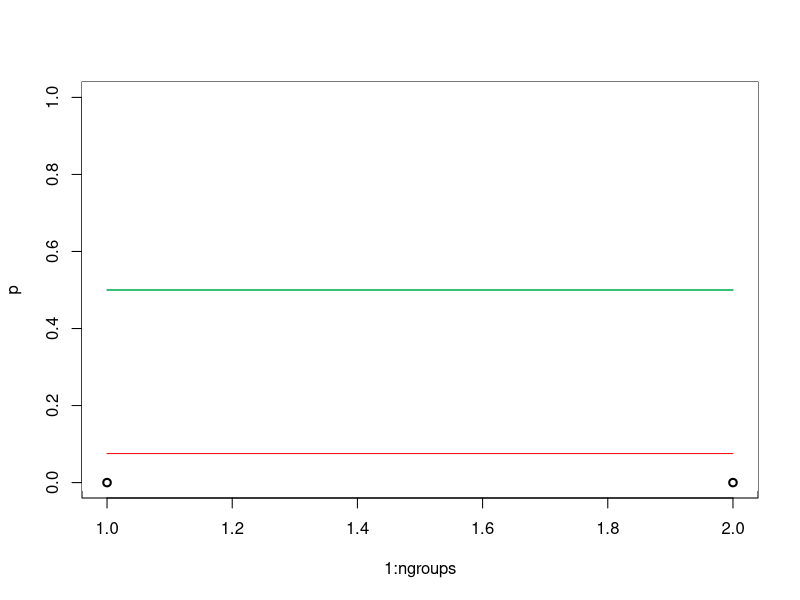
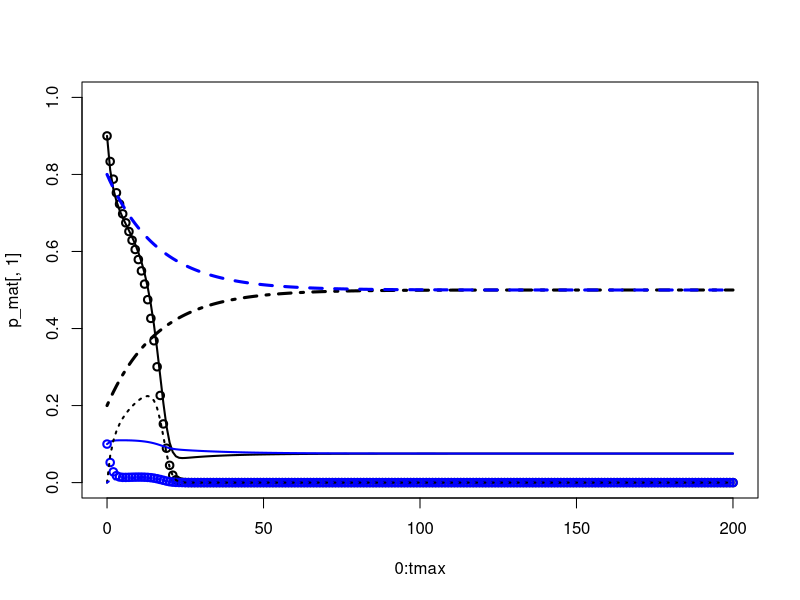

These charts were generated, in order, by the following R code:


feet_marker_sim <- function(
    tmax=1000,
    ngroups=2 ,
    d=0.1, #coordination benefit
    g=0.1, #extra coordination benefit among mutualists
    h=0.1, #mis-coordination cost for mutualists
    a=0.9, #probability of assorting on marker
    m0=0.01, #base proportion of each group that migrates
    mu=0.5, #mean-payoff bias in migration decisions
    s=c(0.5, 0.5), #proportion of total population in each group
    init_p=c(0.55,0.45), #intial proportion of behavior 0 in each group
    init_q=c(0.51,0.49), #intial proportion of marker 0 in each group 
    draw=TRUE ) {


    #tmax <- 100
    #ngroups <- 2
    #d <- 0.1 #coordination benefit
    #g <- 0 #extra coordination benefit among mutualists
    #h <- 0 #mis-coordination cost for mutualists
    #a <- 0.9 #probability of assorting on marker
    #m0 <- 0.01 #base proportion of each group that migrates
    #mu <- 0 #mean-payoff bias in migration decisions
    #s <- c(0.5, 0.5) #proportion of total population in each group
    #draw <- TRUE



    # init matrix of states
    # x[[k]][i,j] gives frequency of xijk
    xblank <- matrix(0,nrow=2,ncol=2)
    x <- list(xblank)
    for ( i in 1:ngroups ) {
        x[[i]] <- xblank
    }

    # init vector of group-mean fitnesses
    fit <- rep(0, times=ngroups)

    
    # fitness function
    # w0jk = 1-h+(d+g+h)((1-a)*p0k+a*x0jk/qjk)
    # w1jk = 1+d*((1-a)*p1k+a*x1jk/qjk)
    wijk <- function( i , j , k ) {

        i <- i+1 #turn behav and marker indices into matrix indices
        j <- j+1
        
        if (i==1) {
            w <- 1 - h + (d + g + h)*( (1 - a)*(x[[k]][1,1] + x[[k]][1,2]) +
                                        a*x[[k]][1,j]/(x[[k]][1,j] + x[[k]][2,j]) )
        } else {
            w <- 1 + d*( (1 - a)*(x[[k]][2,1] + x[[k]][2,2]) +
                            a*x[[k]][2,j]/(x[[k]][1,j] + x[[k]][2,j]) )
        } #else

        w
    }

    
    # payoff-biased migration function
    mij <- function( i , j ) {
        mij <- m0*( 1 + mu*(fit[j] - fit[i]) )
        mij
    }


    # group index bounding function
    groupindex <- function( k ) {
        k <- ifelse( k > ngroups , 1 , k )
        k <- ifelse( k < 1 , ngroups , k )
        k
    }
    
    #initial frequencies with no linkage
    for ( k in 1:ngroups ) {
        if ( missing(init_p) || missing(init_q) ) {
            p <- runif(1)  
            q <- runif(1)
            x[[k]][1,1] <- p*q
            x[[k]][1,2] <- p*(1-q)
            x[[k]][2,1] <- (1-p)*q
            x[[k]][2,2] <- (1-p)*(1-q)
        } else {
            p <- init_p[k]  
            q <- init_q[k]
            x[[k]][1,1] <- p*q
            x[[k]][1,2] <- p*(1-q)
            x[[k]][2,1] <- (1-p)*q
            x[[k]][2,2] <- (1-p)*(1-q) 
        } #else
    }


    #initialize matrices to hold p, q, D, and s for all groups
    p_mat <- NULL
    q_mat <- NULL
    D_mat <- NULL
    s_mat <- s
    for ( k in 1:ngroups ) {
        p_mat <- cbind(p_mat, x[[k]][1,1] + x[[k]][1,2])
        q_mat <- cbind(q_mat, x[[k]][1,1] + x[[k]][2,1])
        D_mat <- cbind(D_mat, x[[k]][1,1]*x[[k]][2,2] - x[[k]][1,2]*x[[k]][2,1])
    }
    
    print("START")
    print(x)
    
    for ( t in 1:tmax ) {

        xnew <- x 

        # learning
        for( k in 1:ngroups ) {
            w11k <- wijk( 1 , 1 , k )
            w10k <- wijk( 1 , 0 , k )
            w01k <- wijk( 0 , 1 , k )
            w00k <- wijk( 0 , 0 , k )
            wbar <- x[[k]][1,1]*w00k + x[[k]][1,2]*w01k + x[[k]][2,1]*w10k + x[[k]][2,2]*w11k
            xnew[[k]][1,1] <- x[[k]][1,1] * w00k / wbar
            xnew[[k]][1,2] <- x[[k]][1,2] * w01k / wbar
            xnew[[k]][2,1] <- x[[k]][2,1] * w10k / wbar
            xnew[[k]][2,2] <- x[[k]][2,2] * w11k / wbar

            fit[k] <- wbar #save group-mean fitness for later
        } #k

        xnewnew <- xnew
        snew <- s

        # migrate
        for( k in 1:ngroups ) {
            n1 <- groupindex(k+1)
            n2 <- groupindex(k-1)
            m_k_n1 <- mij( k , n1 )
            m_n1_k <- mij( n1 , k )
            #m_k_n2 <- mij( k , n2 ) #for now assume only two groups
            #m_n2_k <- mij( n2 , k )

            for ( i in 1:2 ) {
                for ( j in 1:2 ) {

                    #for now assume only two groups
                    xnewnew[[k]][i,j] <- ( xnew[[k]][i,j]*s[k]*( 1 - m_k_n1 ) +
                                            xnew[[n1]][i,j]*s[n1]*m_n1_k )/
                                            ( s[k]*( 1 - m_k_n1 ) + s[n1]*m_n1_k )
                } #j
            } #i

            #recursion for group size    
            snew[k] <- s[k]*(1 - m_k_n1) + s[n1]*m_n1_k

        } #k

        x <- xnewnew
        s <- snew
        
        
        # draw
        if ( draw==TRUE ) {
            p <- sapply( 1:ngroups , function(z) x[[z]][1,1] + x[[z]][1,2] )
            q <- sapply( 1:ngroups , function(z) x[[z]][1,1] + x[[z]][2,1] )
            linkage <- sapply( 1:ngroups , function(z) x[[z]][1,1]*x[[z]][2,2] - x[[z]][1,2]*x[[z]][2,1] )
            linkage <- linkage + 0.5
            
            #update results matrices
            p_mat <- rbind(p_mat, p)
            q_mat <- rbind(q_mat, q)
            D_mat <- rbind(D_mat, linkage-0.5)
            s_mat <- rbind(s_mat, s)


            if ( t==1 ) {
                plot( 1:ngroups , p , ylim=c(0,1) , lwd=2 )
            } else {
                rect( 0,-.02,ngroups+.1,1.1 , col="white" , border="white" )
                points( 1:ngroups , p , lwd=2 )
            }
            lines( 1:ngroups , q , col="red" )
            lines( 1:ngroups , linkage , col="blue" )
            lines( 1:ngroups , s , col="green") #proportion of population in each group

        }
        
    } # t
    print("END")
    invisible(x)

    print(s[1:ngroups])
    print(fit)

    plot(0:tmax, p_mat[,1], ylim=c(0,1) , lwd=2, col="black" )
    points(0:tmax, p_mat[,2], ylim=c(0,1) , lwd=2, col="blue")
    lines(0:tmax, q_mat[,1], ylim=c(0,1) , lwd=2, col="black")
    lines(0:tmax, q_mat[,2], ylim=c(0,1) , lwd=2, col="blue")
    lines(0:tmax, D_mat[,1], ylim=c(0,1) , lwd=2, col="black", lty=3)
    lines(0:tmax, D_mat[,2], ylim=c(0,1) , lwd=2, col="blue", lty=3)
    lines(0:tmax, s_mat[,1], ylim=c(0,1) , lwd=3, col="black", lty=4)
    lines(0:tmax, s_mat[,2], ylim=c(0,1) , lwd=3, col="blue", lty=2)

    print(x)

} #function

feet_marker_sim(
    ngroups=2,
    tmax=200,
    d=0.5, #coordination benefit
    g=0.2, #extra coordination benefit among mutualists
    h=0.5, #mis-coordination cost for mutualists
    a=0.2, #probability of assorting on marker
    m0=0.03, #base proportion of each group that migrates
    mu=0, #mean-payoff bias in migration decisions
    s=c(0.2, 0.8), #proportion of total population in each group
    init_p=c(0.9,0.1), #intial proportion of behavior 0 in each group
    init_q=c(0.9,0.1), #intial proportion of marker 0 in each group 
    draw=TRUE )


